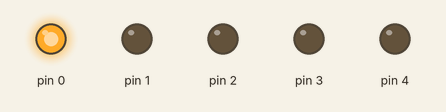
Bench run of a sketch on a simulated Arduino Uno, built with avr-gcc and run on an emulated ATmega328P. Parts: output pins drawn as LEDs (lit = HIGH).

Above: at 0.12 s.
At 1.12 s:
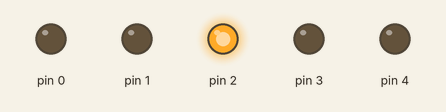
At 1.62 s:
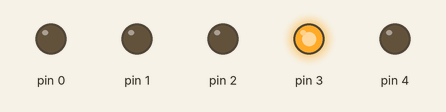
At 2.12 s:
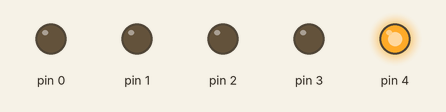
At 3.12 s:
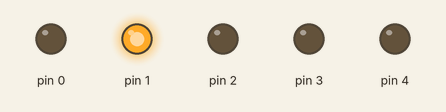
At 5.37 s:
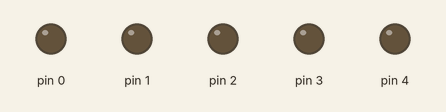
Timing chart, 0 to 5.8 s (numbered marks = the images above):
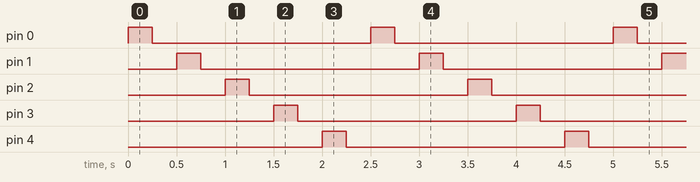

The sketch:

control_de_flujo_03_for.ino
```cpp
/*                                     +  -                                         +  -
                                       *  *    *  *  *  *  *       *  *  *  *  *    *  *
                                       *  *    *  *  *  *  *       *  *  +-----+    *  *
                                       *  * +----[PWR]-------------------| USB |--+ *  *
                                       *  * |                            +-----+  | *  *
                                       *  * |         GND/RST2  [ ][ ]            | *  *
                                       *  * |       MOSI2/SCK2  [ ][ ]  A5/SCL[ ] | *  *
                                       *  * |          5V/MISO2 [ ][ ]  A4/SDA[ ] | *  *
                                       *  * |                             AREF[ ] | *  *
                                       *  * |                              GND[ ] | *  *
                                       *  * | [ ]N/C                    SCK/13[0] |-------------------------\
                                       *  * | [ ]IOREF                 MISO/12[0] |------------------------\ |
                                       *  * | [ ]RST                   MOSI/11[0]~|-----------------------\|||
                                       *  * | [ ]3V3    +---+               10[0]~|----------------------\||||
                                       0------[0]5v    -| A |-               9[0]~|---------------------\|||||
                                       *  * | [ ]GND   -| R |-               8[0] |--------------------\||||||
                                       *  0---[0]GND   -| D |-                    | *  *                ||||||
                                       *  * | [ ]Vin   -| U |-               7[ ] | *  *                ||||||
                                       *  * |          -| I |-               6[ ]~| *  *                ||||||
                                       *  * | [ ]A0    -| N |-               5[ ]~| *  *                ||||||
                                       *  * | [ ]A1    -| O |-               4[ ] | *  *                ||||||
                                       *  * | [ ]A2     +---+           INT1/3[ ]~| *  *                ||||||
                                       *  * | [ ]A3                     INT0/2[ ] | *  *                ||||||
                                       *  * | [ ]A4/SDA   RST SCK MISO    TX>1[ ] | *  *                ||||||
                                       *  * | [ ]A5/SCL   [ ] [ ] [ ]     RX<0[ ] | *  *                ||||||
                                       *  * |             [ ] [ ] [ ]             | *  *                ||||||
                                       *  * |  UNO_R3     GND MOSI 5V ____________/ *  *                ||||||
                                       *  * \________________________/              *  *                ||||||
                                                                                                        ||||||
                                       *  *    *  *  *  *  *       *  *  *  *  *    *  *                ||||||
                                          220 Ohm            Led 1              /----------------------/ ||||| pin 8
                                       *  0-ww-0  *  *  *  0--|>|--0  *  *  *  0    *  *                 |||||
                                                                                                         |||||
                                       *  *    *  *  *  *  *       *  *  *  *  *    *  *                 |||||
                                          220 Ohm            Led 2              /-----------------------/ |||| pin 9
                                       *  0-ww-0  *  *  *  0--|>|--0  *  *  *  0    *  *                  ||||
                                                                                                          ||||
                                       *  *    *  *  *  *  *       *  *  *  *  *    *  *                  ||||
                                          220 Ohm            Led 3              /------------------------/ ||| pin 10
                                       *  0-ww-0  *  *  *  0--|>|--0  *  *  *  0    *  *                   |||
                                                                                                           |||
                                       *  *    *  *  *  *  *       *  *  *  *  *    *  *                   |||
                                          220 Ohm            Led 4              /-------------------------/ || pin 11
                                       *  0-ww-0  *  *  *  0--|>|--0  *  *  *  0    *  *                    ||
                                                                                                            ||
                                       *  *    *  *  *  *  *       *  *  *  *  *    *  *                    ||
                                          220 Ohm            Led 5              /--------------------------/ | pin 12
                                       *  0-ww-0  *  *  *  0--|>|--0  *  *  *  0    *  *                     |
                                                                                                             |
                                       *  *    *  *  *  *  *       *  *  *  *  *    *  *                     |
                                          220 Ohm            Led 6              /---------------------------/  pin 13
                                       *  0-ww-0  *  *  *  0--|>|--0  *  *  *  0    *  *
*/

int demora =  250;
int pin =  0;
void setup()
{
  for (pin=0;pin<5; pin++)
	{
		pinMode(pin,OUTPUT);
	}
}

void loop()
{
	for (pin=0;pin<5; pin++)
	{
		digitalWrite (pin,HIGH);
		delay(demora);
		digitalWrite (pin,LOW);
		delay(demora);
	}
}
```

Measured:
- by itself, pin 0–4: alternates HIGH for 0.25 s and LOW for 2.3 s
- by itself, everything shown: repeats every 2.5 s, in 10 steps
